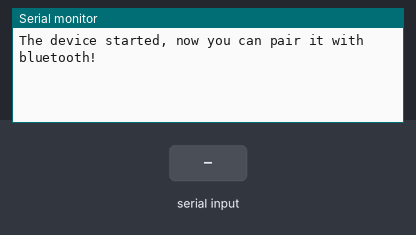
Recording of a sketch running on a simulated ESP32. Parts: the last lines printed to the serial monitor. The inputs (shaded band) are chosen by the test bench. Nothing arrives over Bluetooth unless stated.

Above: at 1.2 s.
1.3 s: "1" received over the second serial link
At 2.1 s:
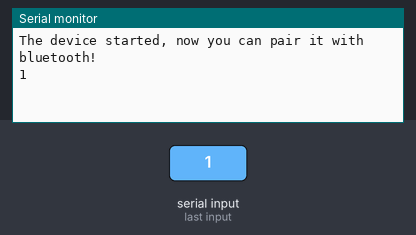
2.8 s: "0" received over the second serial link
At 3.1 s:
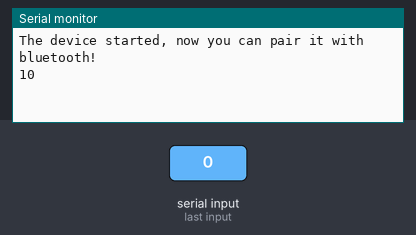

Measured:
- after the input at 1.3 s, the serial monitor: prints a new line at once (image 1)
- after the input at 2.8 s, the serial monitor: prints a new line at once (image 2)

The sketch:

ESP32-BT-Hot.ino
```cpp
#include <BluetoothSerial.h>

BluetoothSerial SerialBT;

void setup() {
  Serial.begin(115200);
  SerialBT.begin("ESP32-BlueTooth"); //Bluetooth device name
  Serial.println("The device started, now you can pair it with bluetooth!");
  // run high latency network code in 2nd core instead in loop()

}

void loop() {
  if (Serial.available()) {
    SerialBT.write(Serial.read());
  }
  if (SerialBT.available()) {
    Serial.write(SerialBT.read());
  }
  delay(20);
}
```
